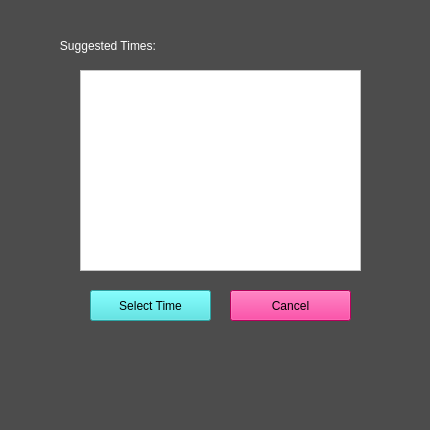
<?xml version="1.0" encoding="UTF-8"?>
<ui version="4.0">
 <class>suggested_time</class>
 <widget class="QWidget" name="suggested_time">
  <property name="geometry">
   <rect>
    <x>0</x>
    <y>0</y>
    <width>430</width>
    <height>430</height>
   </rect>
  </property>
  <property name="windowTitle">
   <string>Suggested Times</string>
  </property>
  <property name="styleSheet">
   <string notr="true">background-color: rgb(76, 76, 76);
font: 12pt &quot;Courier&quot;;</string>
  </property>
  <widget class="QLabel" name="title">
   <property name="geometry">
    <rect>
     <x>90</x>
     <y>10</y>
     <width>91</width>
     <height>20</height>
    </rect>
   </property>
  </widget>
  <widget class="QPushButton" name="back_button">
   <property name="geometry">
    <rect>
     <x>230</x>
     <y>290</y>
     <width>121</width>
     <height>31</height>
    </rect>
   </property>
   <property name="styleSheet">
    <string notr="true">font: 13pt &quot;Courier&quot;;
background-color: rgb(255, 0, 128);</string>
   </property>
   <property name="text">
    <string>Cancel</string>
   </property>
  </widget>
  <widget class="QPushButton" name="select_time">
   <property name="geometry">
    <rect>
     <x>90</x>
     <y>290</y>
     <width>121</width>
     <height>31</height>
    </rect>
   </property>
   <property name="styleSheet">
    <string notr="true">font: 13pt &quot;Courier&quot;;
background-color: rgb(61, 229, 229);</string>
   </property>
   <property name="text">
    <string>Select Time</string>
   </property>
  </widget>
  <widget class="QListWidget" name="list_times">
   <property name="geometry">
    <rect>
     <x>80</x>
     <y>70</y>
     <width>281</width>
     <height>201</height>
    </rect>
   </property>
   <property name="styleSheet">
    <string notr="true">background-color: rgb(255, 255, 255);</string>
   </property>
  </widget>
  <widget class="QLabel" name="label">
   <property name="geometry">
    <rect>
     <x>50</x>
     <y>30</y>
     <width>181</width>
     <height>31</height>
    </rect>
   </property>
   <property name="styleSheet">
    <string notr="true">color: rgb(255, 255, 255);
font: 15pt &quot;Courier&quot;;</string>
   </property>
   <property name="text">
    <string>   Suggested Times:</string>
   </property>
  </widget>
 </widget>
 <layoutdefault spacing="6" margin="11"/>
 <resources/>
 <connections/>
</ui>
